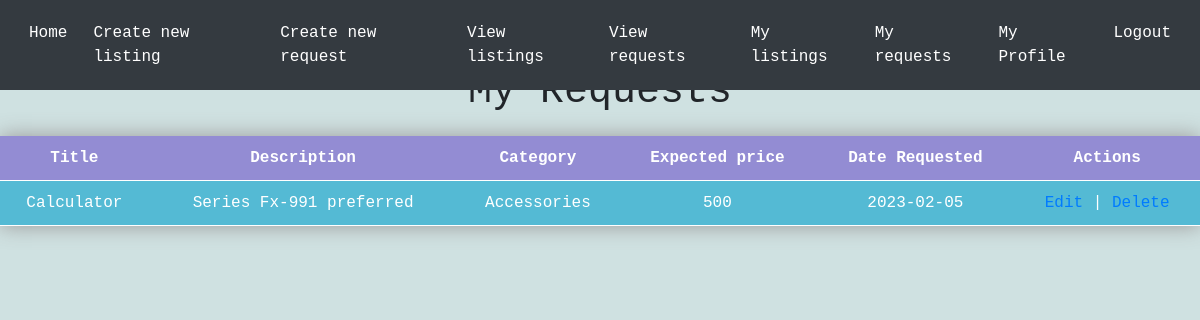
The page /viewmyrequests (signed in) on the database its author committed.
### tables this page shows
CREATE TABLE requests (
    id INTEGER PRIMARY KEY AUTOINCREMENT,
    user_id INTEGER NOT NULL,
    title TEXT NOT NULL,
    description TEXT NOT NULL,
    category TEXT NOT NULL,
    price INTEGER NOT NULL,
    date DATE,
    FOREIGN KEY (user_id) REFERENCES Users(id)
);

### app.py (the view)
@app.route('/viewmyrequests')
def viewmyrequests():
    conn = sqlite3.connect('database.db')
    c = conn.cursor()
    c.execute("SELECT * FROM requests where user_id = ?",(session['id'],))
    requests = c.fetchall()
    return render_template('viewmyrequests.html', requests=requests)

### templates/viewmyrequests.html (shortened to what this page needs)
{% extends 'base.html' %}
{% block content %}
    <h1>My Requests</h1>
    <table class="neon-table">
        <tr>
            <th>Title</th>
            <th>Description</th>
            <th>Category</th>
            <th>Expected price</th>
            <th>Date Requested</th>
            <th>Actions</th>
        </tr>
        {% for request in requests %}
        <tr>
            <td>{{ request[2] }}</td>
            <td>{{ request[3] }}</td>
            <td>{{ request[4] }}</td>
            <td>{{ request[5] }}</td>
            <td>{{ request[6] }}</td>
            <td><a href="/editrequest/{{ request[0] }}">Edit</a> | <a href="/deleterequest/{{ request[0] }}" onclick="return confirm('Are you sure want to delete this request?')">Delete</a></td>
        {% endfor %}
    </table>
{% endblock %}

### templates/base.html (style rules this page uses)
body { background-color: #fafafa; font-family: 'JetBrains Mono', monospace; }
h1 { margin-top: 20px; margin-bottom: 20px; text-align: center; }
body { background-color: #cfe1e1; font-family: 'JetBrains Mono', monospace; }
.neon-table { width: 100%; border-collapse: collapse; box-shadow: 0 0 20px #999898; }
.neon-table th, .neon-table td { padding: 10px; text-align: center; border-bottom: 1px solid #ffffff; }
.neon-table th { background-color: #938cd3; color: #ffffff; font-weight: bold; }
.neon-table tr:nth-child(even) { background-color: #54bad4; color: #ffffff; }
.neon-table tr:nth-child(odd) { background-color: #82e7d3; color: #ffffff; }

### rows shown on the page
requests: title "Calculator", description "Series Fx-991 preferred", category "Accessories", price "500", date "2023-02-05"
